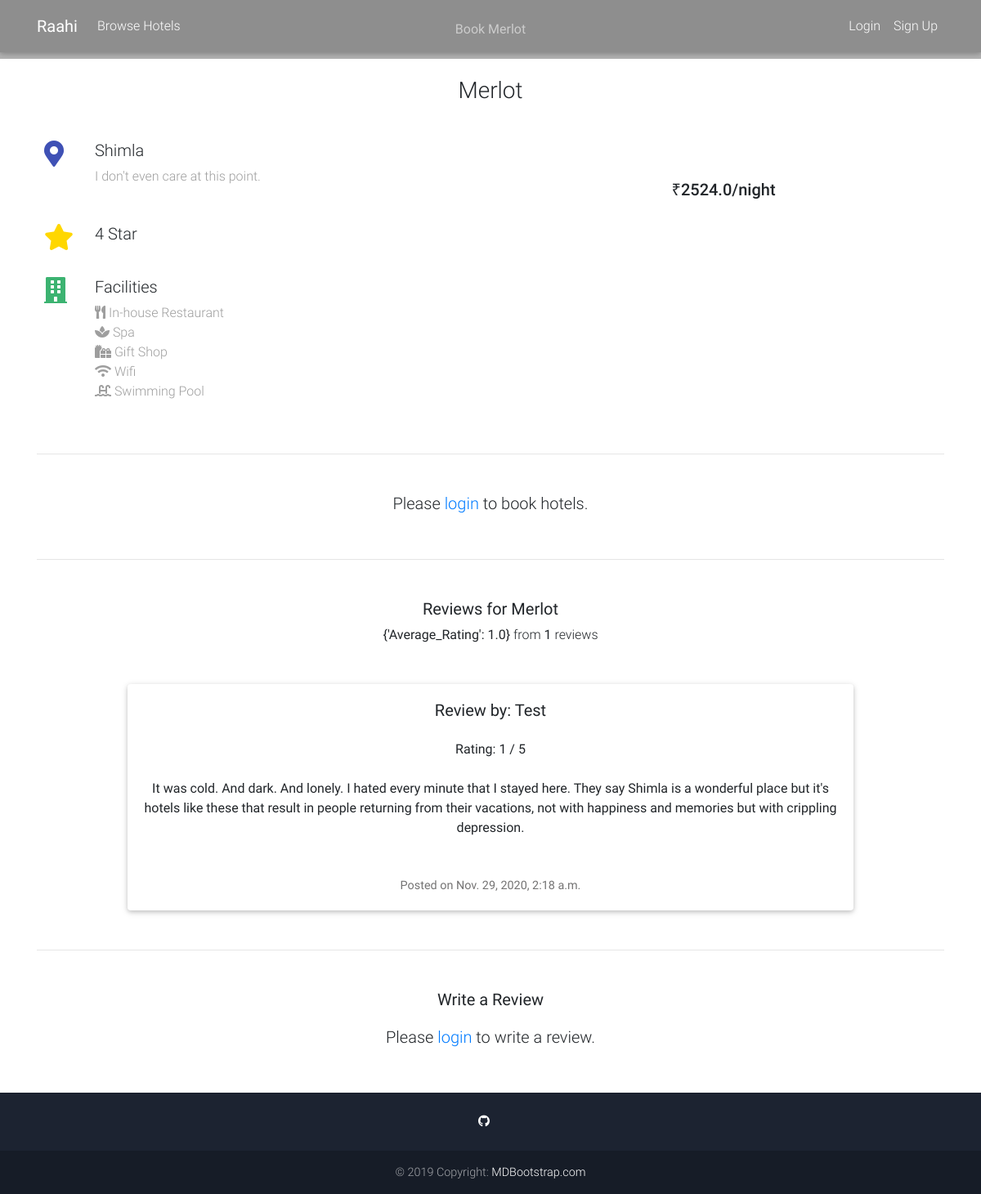
The app's page /hotel/4, older data.
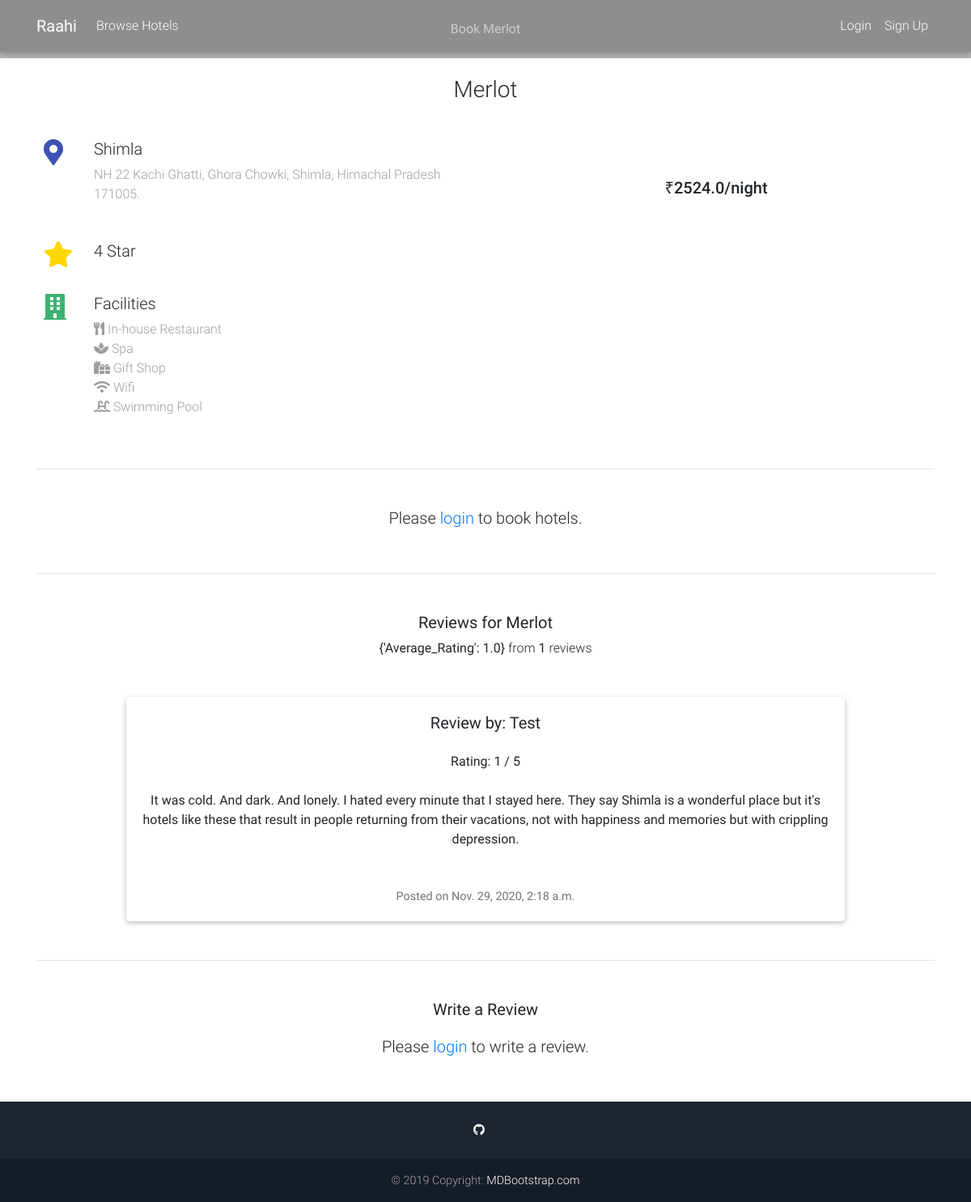
The same page, newer data.
### main/models.py (models this page shows, shortened)
class Hotel(models.Model):
    hotel_name = models.CharField(max_length=20)
    hotel_city = models.CharField(max_length=20, default="")
    hotel_address = models.CharField(max_length=100, default="")
    hotel_price = models.FloatField(default=0.0)
    hotel_star = models.IntegerField()
    hotel_restaurant = models.BooleanField(default=False)
    hotel_ac = models.BooleanField(default=True)
    hotel_pool = models.BooleanField(default=False)
    hotel_spa = models.BooleanField(default=False)
    hotel_giftshop = models.BooleanField(default=False)
    hotel_wifi = models.BooleanField(default=True)
    hotel_parking = models.BooleanField(default=False)

### main/views.py (the view)
# urls.py: path('hotel/<int:hotel_id>', views.hotelpage, name='hotelpage'),
def hotelpage(request, hotel_id):
    hotel = get_object_or_404(Hotel, pk=hotel_id)
    reviews = Review.objects.filter(hotel=hotel)
    reviews_avg = reviews.aggregate(Average_Rating = Avg('rate'))
    reviews_count = reviews.count()
    if request.method == 'POST':
        rate_form = Rateform(request.POST)
        user = request.user
        if rate_form.is_valid():
            rate = rate_form.save(commit=False)
            rate.user = user
            rate.hotel = hotel
            rate_form.save()
            return redirect('hotelpage', hotel_id)
    else:
            rate_form = Rateform()
    context = {
        'hotel':hotel,
        'reviews':reviews,
        'reviews_avg':reviews_avg,
        'reviews_count':reviews_count,
        'rate_form':rate_form
    }
    return render(request, 'hotel.html', context)

### main/templates/hotel.html (shortened to what the changed rows need)
{% extends 'base.html' %}
{% block content %}
<div style="background-image: url('https://media.istockphoto.com/vectors/dark-blue-gradient-background-modern-look-vector-id1174818917?k=6&m=1174818917&s=170667a&w=0&h=_lsiNqZfUBgGOhvJnLl7t6MW7ZWx8YkGhsk7hftOiG4='); ; background-size: cover;">
    <div class="mask rgba-black-light d-flex justify-content-center align-items-center">
      <div class="text-center white-text mx-5 wow fadeIn">
        <p class="mb-4 d-none d-md-block">
          <strong>Book {{hotel.hotel_name}}</strong>
        </p>
      </div>
    </div>
  </div>
<main>
<div class="container">
    <center><h3 style="margin-top: 2%; margin-bottom: 4%">{{hotel.hotel_name}}</h3></center>
    <div class="row wow fadeIn">
        <div class="col-lg-6 col-md-12 px-4">
          <div class="row">
            <div class="col-10">
              <h5 class="feature-title">{{hotel.hotel_city}}</h5>
              <p class="grey-text">{{hotel.hotel_address}}.</p>
            </div>
          </div>
          <div class="row">
            <div class="col-10">
              <h5 class="feature-title">{{hotel.hotel_star}} Star</h5>
            </div>
          </div>
        </div>
        <div class="col-lg-6 col-md-12">
                <p class="h5 text-center mt-4">₹{{hotel.hotel_price}}/night</p>
        </div>
      </div>
    <center>
       <h5 style="margin-top: 2%;"><strong>Reviews for {{hotel.hotel_name}}</strong></h5>
      </center>
</div>
</main>
{% endblock content %}

Row changes from the older to the newer data that the page shows:
changed Hotel "Merlot": hotel_address "I don't even care at this point" → "NH 22 Kachi Ghatti, Ghora Chowki, Shimla, Himachal Pradesh 171005"
